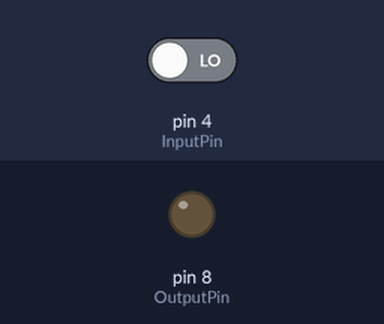
Bench run of a sketch on a simulated Arduino Uno, built with avr-gcc and run on an emulated ATmega328P. On the bench: output pins drawn as LEDs (lit = HIGH). Inputs (shaded band) come from the test bench; at power-on: pin 4 (InputPin) LOW.

Above: at 1.2 s.
1.3 s: pin 4 (InputPin) driven HIGH
At 2.4 s:
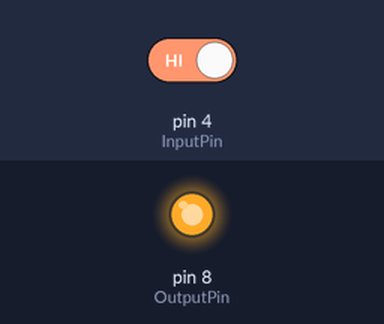
2.8 s: pin 4 (InputPin) driven LOW
At 3.6 s:
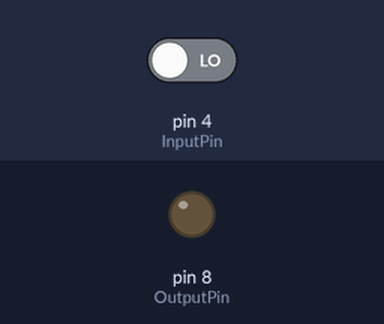
Timing chart, 0 to 5.8 s (numbered marks = the images above; inputs shaded):
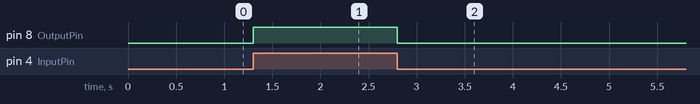

The sketch:

Toggel_example.ino
```cpp
#include <Arduino.h>

#define InputPin 4
#define OutputPin 8

void setup() {
  pinMode(InputPin, INPUT);
  pinMode(OutputPin, OUTPUT);
}

void loop() {
  digitalRead(InputPin);
  if (digitalRead(InputPin) == 1) {
    digitalWrite(OutputPin, 1);
  } else {
    digitalWrite(OutputPin, 0);
  }
}
```

Measured:
- after the input at 1.3 s, pin 8 (OutputPin): LOW → HIGH at once
- after the input at 2.8 s, pin 8 (OutputPin): HIGH → LOW at once
